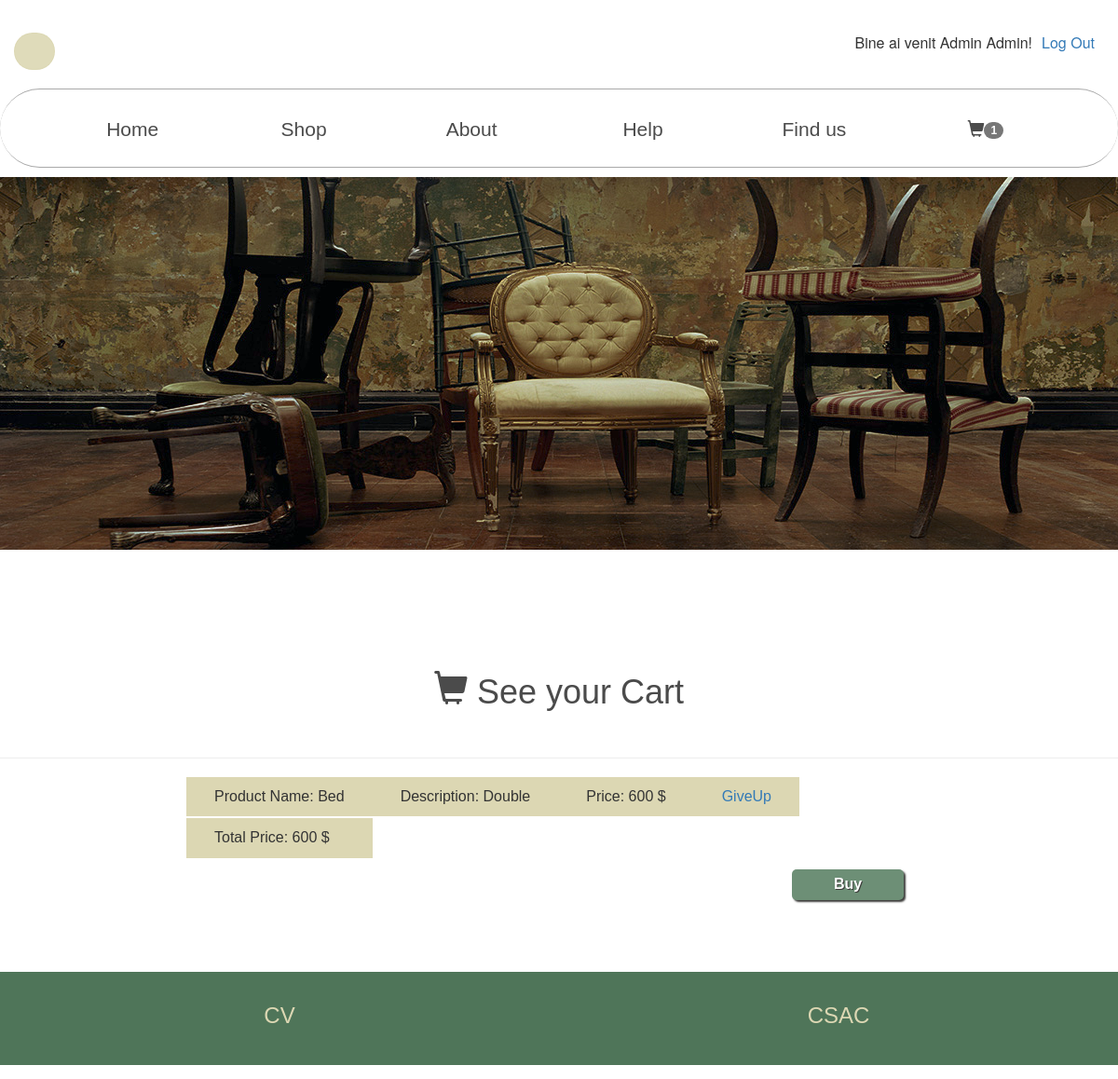
Page /cart.php (signed in) on the committed database.
### tables this page shows
CREATE TABLE `cos` (
  `id` int(250) NOT NULL,
  `idutilizator` int(250) NOT NULL,
  `idprodus` int(250) NOT NULL,
  `finalizat` int(250) NOT NULL
);

CREATE TABLE `produs` (
  `id` int(250) NOT NULL,
  `nume` varchar(250) NOT NULL,
  `descriere` varchar(250) NOT NULL,
  `cantitate` int(250) NOT NULL,
  `pret` int(250) NOT NULL,
  `idcategorie` int(250) NOT NULL,
  `poza` varchar(200) NOT NULL
);

### htdocs/cart.php (the view, shortened to what this page needs)
<!DOCTYPE html>
<html>
<head>
	<link href = "css/bootstrap.min.css" rel = "stylesheet">
	<link type="text/css" rel="stylesheet" href="stil.css"/>
</head>
<body>
	<div id="container">
		<div id="nav">
			<div class="col-xs-12">
			<?php
			if(isset($_SESSION['utilizator']))
			{
				echo "<p><a href=logout.php>Log Out</a></p>";
				if(isset($_SESSION['nume'])){
					echo "<p>Bine ai venit ".$_SESSION['nume']."! </p> ";
				}
			}
			else if(!isset($_SESSION['utilizator']))
				{
			header("location:login.php");
			}
			?>
			<form id="search">
			<input type="text" tabindex="1">
			</form>
		</div></div>
		<div id="navbar1">
			<?php include "meniu.php"; ?>
		</div>
		<div id="header"></div>
		<div id="content">
			<h1><span class="glyphicon glyphicon-shopping-cart"></span> See your Cart</h1><hr>
			<div id="cart">
			<table>
			<?php
			$s=0;
			if(isset($_SESSION['idutilizator'])){
				$idutilizator=$_SESSION['idutilizator'];
				$sql="SELECT * FROM produs, cos WHERE  produs.id=cos.idprodus AND idutilizator=$idutilizator";
				$rez=mysqli_query($conn,$sql);
				while($row=mysqli_fetch_array($rez)){
					echo "<tr><td>Product Name: ".$row['nume']."</td><td>Description: ".$row['descriere']."</td><td>Price: ".$row['pret']." $</td><td><a href=renunta.php?idul=".$row['id'].">GiveUp</a></td></tr>";
					$s+=$row['pret'];
				}
				echo "<tr><td>Total Price: ".$s." $</td></tr>";
			}
			?>
			</table></div>
			<div id="cumpara">
			<p><a href="cumpara.php">Buy</a></p>
			</div>
		</div>
		<div id="footer">
		<p class="col-md-6"><a href="index.html">CV</a></p>
		<p class="col-md-6"><a href="http://csac.ulbsibiu.ro/">CSAC</a></p>
		</div>
	</div>
</body>

### htdocs/stil.css (style rules this page uses)
* { margin: 0px; padding: 0px; }
form#search { padding-top: 20px; }
#search input[type=text] { margin: 0px; border: 1px solid; border-color: rgba(220, 215, 179, 0.9); border-radius: 50px; height: 40px; width: 40px; outline: none; font-size: small; font-family: Verdana, Geneva, sans-serif; transition: 1s; transition-timing-function: ease-out; background: rgba(220, 215, 179, 0.9) url(http://static.tumblr.com/ftv85bp/MIXmud4tx/search-icon.png) no-repeat 11px center; cursor: pointer; padding: 19px 10px 19px 32px; }
#container { margin: 15px auto; width: 1200px; }
#nav { width: 1200px; height: 70px; margin-bottom: 10px; }
#nav p { float: right; font-size: medium; padding-top: 20px; padding-bottom: 10px; padding-right: 10px; }
#navbar1 { width: 1200px; height: 85px; text-align: center; border-top: solid 1px #A9A9A9; border-bottom: solid 1px #A9A9A9; border-radius: 50px; }
#header { position: relative; margin-top: 10px; width: 1200px; height: 400px; background-image: url(categories/header.jpg); background-color: #4F7559; margin-bottom: 10px; }
#footer { clear: both; width: 1200px; height: 100px; margin-top: 10px; background-color: #4F7559; }
#footer p { padding-top: 30px; font-size: x-large; font-family: Verdana, Geneva, sans-serif; text-align: center; }
#footer a { text-decoration: none; color: #DCD7B3; }
#content { font-family: Verdana, Geneva, sans-serif; width: 1200px; padding-top: 100px; padding-bottom: 100px; }
#content h1 { margin-bottom: 50px; text-align: center; color: #4B4B4B; }
table { margin-left: 200px; margin-right: 200px; }
table tr td { padding: 10px 30px; }
table tr:nth-child(1) { background-color:#DCD7B3; }
#cart tr:nth-child(1) { text-align: center; font-size: medium; }
#cart td { text-align: center; }
#cart td { font-size: medium; text-align: left; background-color: #DCD7B3; border-bottom: 2px solid white; }
#cumpara a { display: block; width: 120px; height: 33px; background-color: #6D8F76; border-radius: 5px; box-shadow: 2px 2px 2px #3C3C3A; text-decoration: none; }
#cumpara p a { margin-right: 230px; float: right; text-align: center; padding: 5px 0px; font-size: medium; font-weight: bold; color: white; text-shadow: 1px 1px #3C3C3A; }

### rows in the picture
cos: idprodus.nume "Bed", idprodus.descriere "Double", idprodus.pret "600"

### other values in the picture
$_SESSION['nume'] "Admin Admin"
$count "1"
$s "600"
